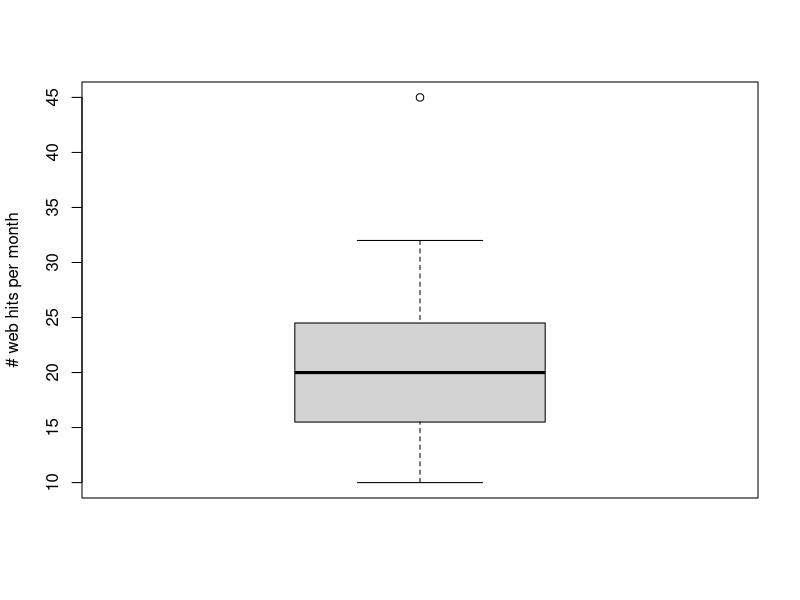

The R source for this figure:
# Web Hits Example
# ================
hits<-c(10,12,15,15,16,16,17,20,20,21,24,25,27,32,45)
summary(hits, quantile.type=2) # Provide 5 # summary & mean
IQR(hits, type=2)              # Compute IQR
var(hits)     # Compute variance
sd(hits)      # Compute standard deviation

boxplot(hits, ylab="# web hits per month")  # Create a boxplot
